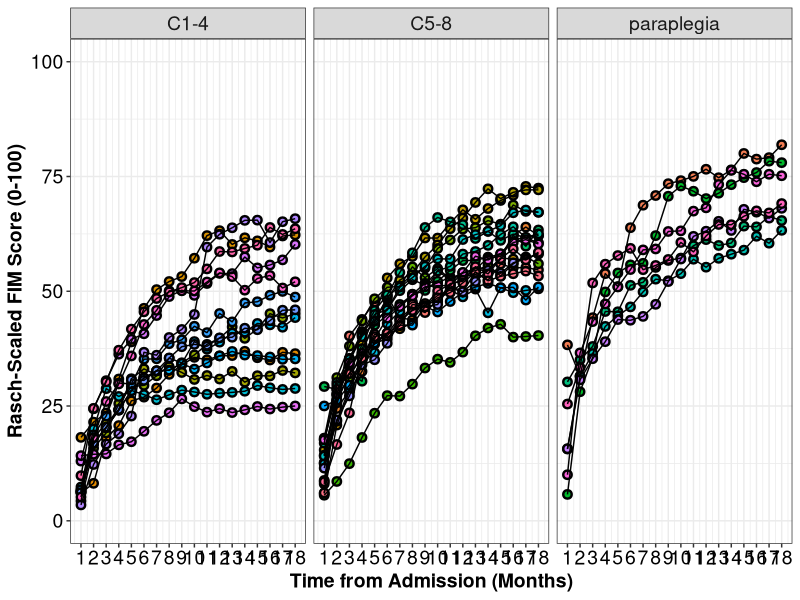
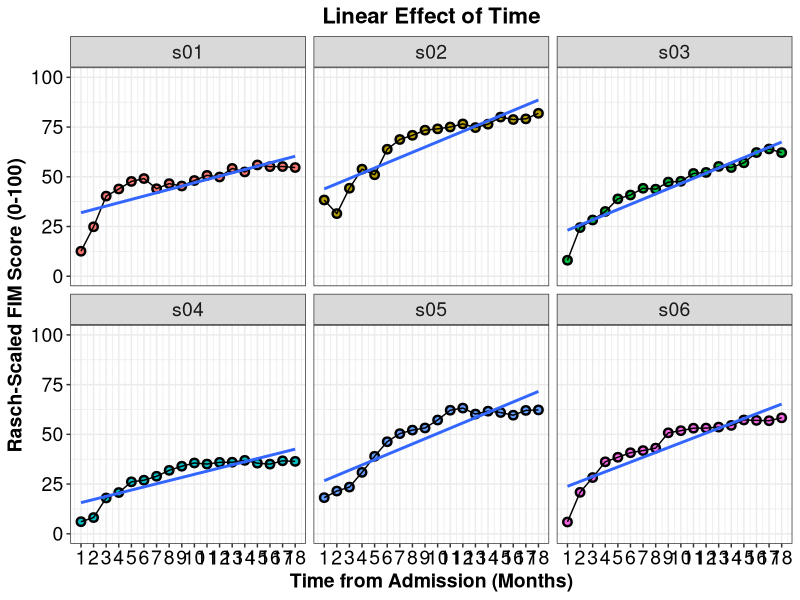
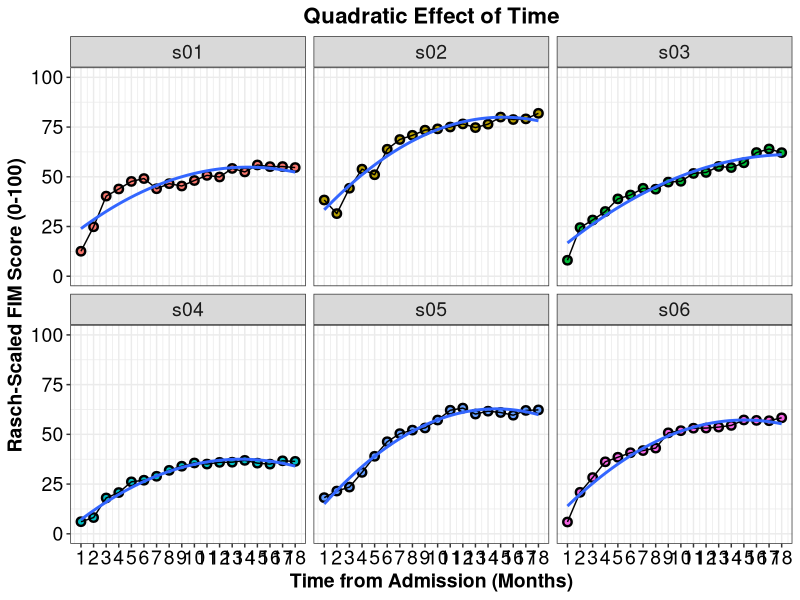
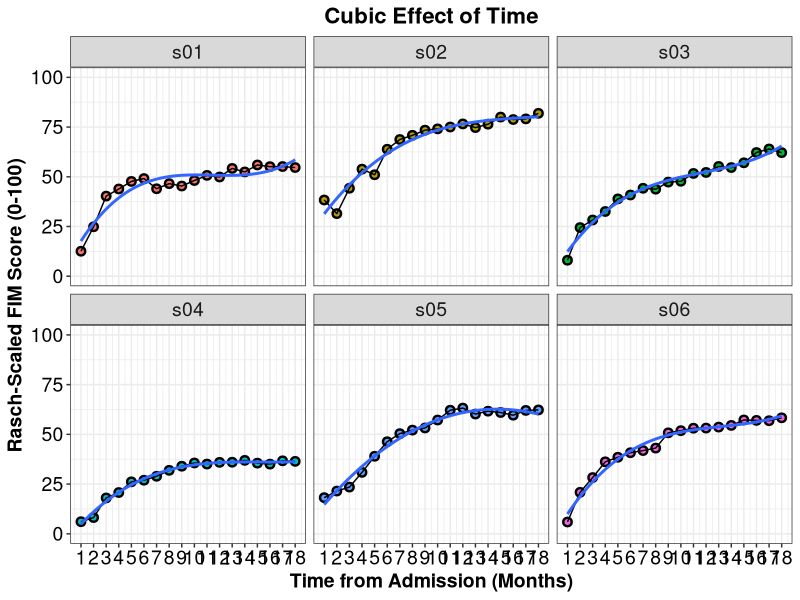
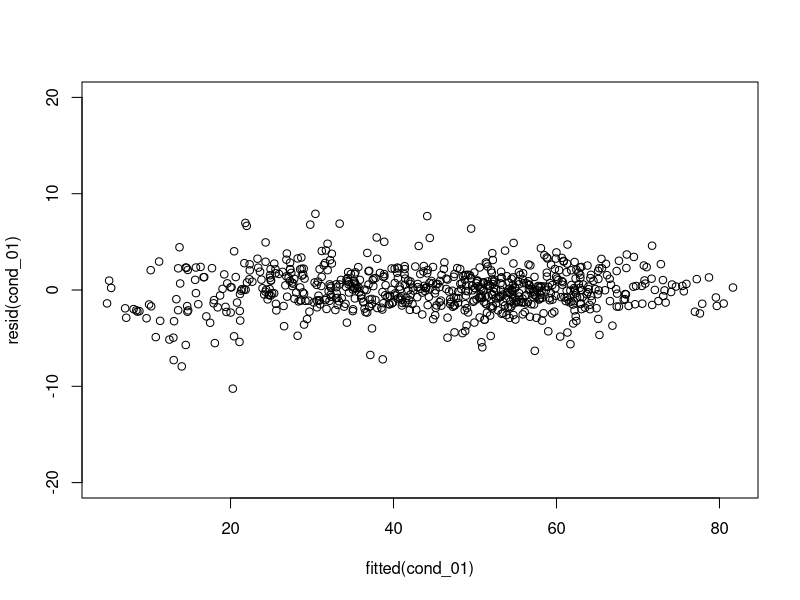
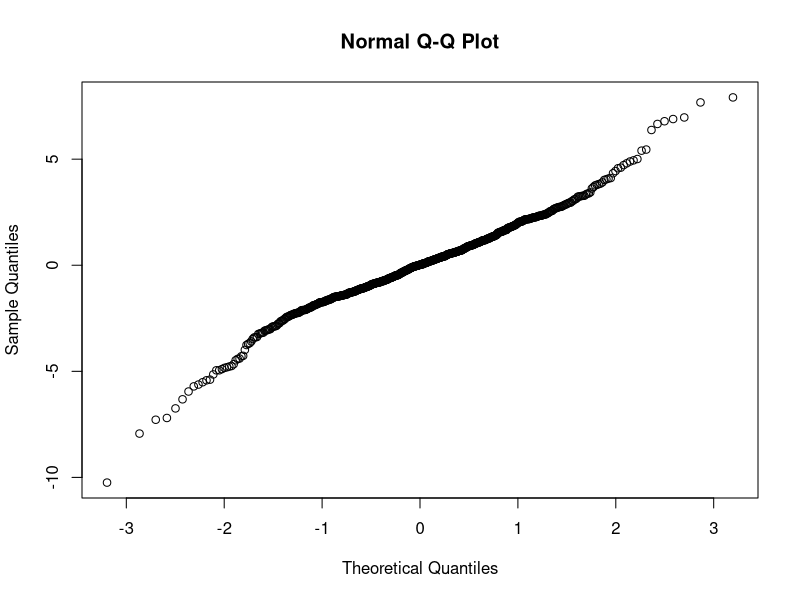
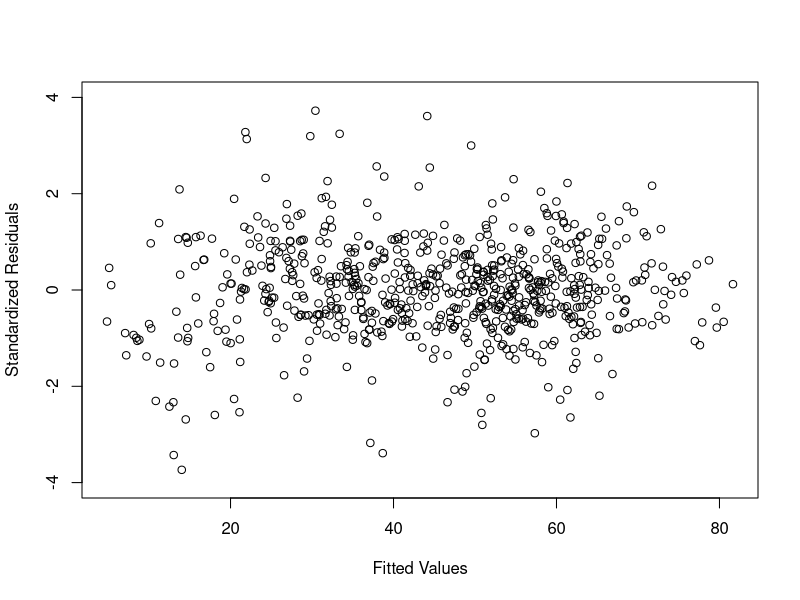

R code for these plots, in order: (Note: this script raises an error after producing the figures.)
# ACRM 2018 Longitudinal Data Analysis Worksho
# By Keith Lohse, Neurorehabilitation Informatics Lab, 2018-07-21

# Loading the essential libraries. 
library("ggplot2"); library("lme4"); library("car"); library("dplyr"); library("lmerTest"); 

# If these packages are not installed already, run the following code:
install.packages("ggplot2"); install.packages("lme4"); install.packages("car"); 
install.packages("dplyr"); install.packages("lmerTest"); 


##----------------------- Data Cleaning and QA ---------------------------------
## Setting the Directory -------------------------------------------------------
getwd()
setwd("C:/Users/USERNAME/Box Sync/Collaboration/")
list.files()
# Make sure that the file data_session2.csv is saved in your working directory.

# Import the .csv file into R. 
# We will save this file in the R environment as an object called "DATA".
DATA<-read.csv("./data_session2.csv", header = TRUE, sep=",",  
               na.strings=c("NA","NaN"," ",""))

# Use the head() function to check the structure of the data file.
head(DATA)

# Alternately you can also download the data file from the web here:
# DATA <- read.csv("https://raw.githubusercontent.com/keithlohse/LMER_Clinical_Science/master/data/data_session2.csv")
# head(DATA)


## ------------------- Visualizing the Effects of Time -------------------------
# One of the major questions we address in this module is how to best model the
# effects of time. That is, what is the most appropriate "shape" of the time
# curve? Is it perfectly straight? Is curved? 
# In this module we will build from our linear model (that we used in Module 1)
# to a curvilinear model in which we add quadratic and cubic components

## FIM scores by group and time -----------------------------------------------
g1<-ggplot(DATA, aes(x = month, y = rasch_FIM)) +
  geom_point(aes(fill=as.factor(subID)), pch=21, size=2, stroke=1.25) +
  geom_line(aes(group=subID)) +
  facet_wrap(~AIS_grade)
g2<-g1+scale_x_continuous(name = "Time from Admission (Months)", breaks=c(0:18)) +
  scale_y_continuous(name = "Rasch-Scaled FIM Score (0-100)",limits=c(0,100))
g3 <- g2 + theme_bw() + 
  theme(axis.text=element_text(size=14, colour="black"), 
        axis.title=element_text(size=14,face="bold")) +
  theme(strip.text.x = element_text(size = 14))+
  theme(legend.position="none")

plot(g3)

# We can see that these patterns are almost certainly not linear:
first6<-DATA[c(1:108),]

g1<-ggplot(first6, aes(x = month, y = rasch_FIM)) +
  geom_point(aes(fill=as.factor(subID)), pch=21, size=2, stroke=1.25) +
  geom_line() +
  stat_smooth(method=lm, se=FALSE)+
  facet_wrap(~subID)
g2<-g1+scale_x_continuous(name = "Time from Admission (Months)", breaks=c(0:18)) +
  scale_y_continuous(name = "Rasch-Scaled FIM Score (0-100)",limits=c(0,100))+
  ggtitle("Linear Effect of Time") 
g3 <- g2 + theme_bw() + 
  theme(plot.title = element_text(size=16, face="bold", hjust=0.5), 
        axis.text=element_text(size=14, colour="black"), 
        axis.title=element_text(size=14,face="bold"),
        strip.text.x = element_text(size = 14),
        legend.position="none")

plot(g3)



# Visually, we can test the effect of adding a quadratic effect to the model
g1<-ggplot(first6, aes(x = month, y = rasch_FIM)) +
  geom_point(aes(fill=as.factor(subID)), pch=21, size=2, stroke=1.25) +
  geom_line() +
  stat_smooth(method=lm, formula = y~x+I(x^2), se=FALSE)+
  facet_wrap(~subID)
g2<-g1+scale_x_continuous(name = "Time from Admission (Months)", breaks=c(0:18)) +
  scale_y_continuous(name = "Rasch-Scaled FIM Score (0-100)",limits=c(0,100))+
  ggtitle("Quadratic Effect of Time") 
g3 <- g2 + theme_bw() + 
  theme(plot.title = element_text(size=16, face="bold", hjust=0.5), 
        axis.text=element_text(size=14, colour="black"), 
        axis.title=element_text(size=14,face="bold"),
        strip.text.x = element_text(size = 14),
        legend.position="none")

plot(g3)




# Further, we can see the effect of adding a cubic effect to the model
g1<-ggplot(first6, aes(x = month, y = rasch_FIM)) +
  geom_point(aes(fill=as.factor(subID)), pch=21, size=2, stroke=1.25) +
  geom_line() +
  stat_smooth(method=lm, formula = y~x+I(x^2)+I(x^3), se=FALSE)+
  facet_wrap(~subID)
g2<-g1+scale_x_continuous(name = "Time from Admission (Months)", breaks=c(0:18)) +
  scale_y_continuous(name = "Rasch-Scaled FIM Score (0-100)",limits=c(0,100))+
  ggtitle("Cubic Effect of Time") 
g3 <- g2 + theme_bw() + 
  theme(plot.title = element_text(size=16, face="bold", hjust=0.5), 
        axis.text=element_text(size=14, colour="black"), 
        axis.title=element_text(size=14,face="bold"),
        strip.text.x = element_text(size = 14),
        legend.position="none")

plot(g3)






## -------------- Comparing different Fixed-Effects of Time --------------------
# In order to quantify what our visualizations show us qualitatively, 
# we need to statistically compare models with linear, quadratic, and cubic
# effects of time. 

DATA$year.0_sq<-DATA$year.0^2
DATA$year.0_cu<-DATA$year.0^3


# Linear Effect of Time
time_linear<-lmer(rasch_FIM~
                # Fixed-effects
                1+year.0+
                # Random-effects
                (1+year.0|subID), data=DATA, REML=FALSE)
summary(time_linear)


# Quadratic Effect of Time
time_square<-lmer(rasch_FIM~
                    # Fixed-effects
                    1+year.0+year.0_sq+
                    # Random-effects
                    (1+year.0+year.0_sq|subID), data=DATA, REML=FALSE)
summary(time_square)


# Cubic Effect of Time
time_cube<-lmer(rasch_FIM~
                    # Fixed-effects
                    1+year.0+year.0_sq+year.0_cu+
                    # Random-effects
                    (1+year.0+year.0_sq+year.0_cu|subID), data=DATA, REML=FALSE)
summary(time_cube)

anova(time_linear, time_square, time_cube)


# Cubic Fixed-Effect Only 
time_cube_fixed<-lmer(rasch_FIM~
                  # Fixed-effects
                  1+year.0+year.0_sq+year.0_cu+
                  # Random-effects
                  (1+year.0+year.0_sq|subID), data=DATA, REML=FALSE)

anova(time_cube_fixed, time_cube)



## ------------------ Conditional Curvilinear Models ---------------------------

# Effect of AIS Grade on Time
cond_01<-lmer(rasch_FIM~
                  # Fixed-effects
                  1+year.0*AIS_grade+year.0_sq+year.0_cu+
                  # Random-effects
                  (1+year.0+year.0_sq+year.0_cu|subID), data=DATA, REML=FALSE)
summary(cond_01)


# Effect of AIS Grade on Quadratic Time
cond_02<-lmer(rasch_FIM~
                # Fixed-effects
                1+year.0*AIS_grade+year.0_sq*AIS_grade+year.0_cu+
                # Random-effects
                (1+year.0+year.0_sq+year.0_cu|subID), data=DATA, REML=FALSE)
summary(cond_02)



# Effect of AIS Grade on Cubic Time
cond_03<-lmer(rasch_FIM~
                # Fixed-effects
                1+year.0*AIS_grade+year.0_sq*AIS_grade+year.0_cu*AIS_grade+
                # Random-effects
                (1+year.0+year.0_sq+year.0_cu|subID), data=DATA, REML=FALSE)
summary(cond_03)

# Comparing between Models
anova(cond_01, cond_02, cond_03)


# Checking the Assumptions of our Best Fitting Model
## Level 1 Assumptions ----
plot(fitted(cond_01),resid(cond_01), ylim=c(-20,20))

# Normality
qqnorm(resid(cond_01))


# Homoscedasticity 
# Comparable Variances at Level 1
x <- fitted(cond_01)
y <- resid(cond_01)/sd(resid(cond_01))
plot(x=x, y=y, xlab = "Fitted Values", ylab="Standardized Residuals",
     ylim=c(-4,4))


# Influential Participants
plot(DATA$subID, resid(cond_01)/sd(resid(cond_01)), 
     ylab="Standardized Residuals", xlab="Subject ID",
     ylim=c(-4,4))


## Level 2 Assumptions ---- 
LVL2<-summarize(group_by(DATA, subID),
                AIS_grade = AIS_grade[1])
head(LVL2)
ranef(cond_01)

LVL2$RE_int<-ranef(cond_01)$subID$`(Intercept)`
LVL2$STD_int<-LVL2$RE_int/sd(LVL2$RE_int)

LVL2$RE_year<-ranef(cond_01)$subID$year.0
LVL2$STD_year<-LVL2$RE_year/sd(LVL2$RE_year)

LVL2$RE_year_sq<-ranef(cond_01)$subID$year.0_sq
LVL2$STD_year_sq<-LVL2$RE_year_sq/sd(LVL2$RE_year_sq)

LVL2$RE_year_cu<-ranef(cond_01)$subID$year.0_cu
LVL2$STD_year_cu<-LVL2$RE_year_cu/sd(LVL2$RE_year_cu)

head(LVL2)

# Normality of Random-Effects
qqnorm(LVL2$RE_int)
qqnorm(LVL2$RE_year)
qqnorm(LVL2$RE_year_sq)
qqnorm(LVL2$RE_year_cu)


# Homoscedasticity
plot(x=LVL2$AIS_grade, y=LVL2$STD_int, 
     xlab = "Fitted Values", ylab="Standardized Residuals",
     ylim=c(-4,4))

plot(x=LVL2$AIS_grade, y=LVL2$STD_year, 
     xlab = "Fitted Values", ylab="Standardized Residuals",
     ylim=c(-4,4))

plot(x=LVL2$AIS_grade, y=LVL2$STD_year_sq, 
     xlab = "Fitted Values", ylab="Standardized Residuals",
     ylim=c(-4,4))

plot(x=LVL2$AIS_grade, y=LVL2$STD_year_cu, 
     xlab = "Fitted Values", ylab="Standardized Residuals",
     ylim=c(-4,4))


# Influential Participants
plot(x=LVL2$subID, y=LVL2$STD_int, 
     xlab="Subject ID", ylab="Standardized Residual",
     ylim=c(-4,4))

plot(x=LVL2$subID, y=LVL2$STD_year, 
     xlab="Subject ID", ylab="Standardized Residual",
     ylim=c(-4,4))

plot(x=LVL2$subID, y=LVL2$STD_year_sq, 
     xlab="Subject ID", ylab="Standardized Residual",
     ylim=c(-4,4))

plot(x=LVL2$subID, y=LVL2$STD_year_cu, 
     xlab="Subject ID", ylab="Standardized Residual",
     ylim=c(-4,4))


## -------------- Exporting the Revised Data File ------------------------------
# Finally, we want to save our revised data file to include the different 
# variables we created in a new .csv file.

write.csv(DATA, "./data_session3.csv")
